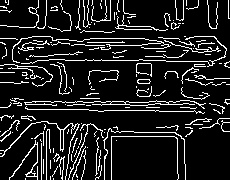
#> input picture img/template/template_malha.jpg, 230 x 180 px
$ python template_corrente.py --images ../img/template
#> lines starting #> are read from the running program, lines starting #| are printed output that depends on the picture
import numpy as np
import argparse
import imutils
import glob
import cv2
import time

# construct the argument parser and parse the arguments
ap = argparse.ArgumentParser()
ap.add_argument("-t", "--template", required=False, help="Path to template image")
ap.add_argument("-i", "--images", required=False, help="Path to images where template will be matched")
ap.add_argument("-v", "--visualize", help="Flag indicating whether or not to visualize each iteration")
args = vars(ap.parse_args())

# load the image image, convert it to grayscale, and detect edges
template_malha = cv2.imread('../img/template/template_malha.jpg')
#> template_malha is the input picture: shape (180, 230, 3); min 0, max 255, mean 32
template_elo = cv2.imread('../img/template/template_elo.jpg')
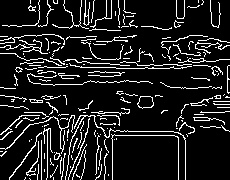
#> input picture img/template/template_elo.jpg, 230 x 180 px
#> template_elo is the input picture: shape (180, 230, 3); min 0, max 255, mean 31
template_arrastador = cv2.imread('../img/template/template_malha_arrastador.jpg')
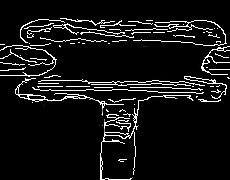
#> input picture img/template/template_malha_arrastador.jpg, 230 x 180 px
#> template_arrastador is the input picture: shape (180, 230, 3); min 0, max 255, mean 20.7
template_trolley = cv2.imread('../img/template/template1.jpg')
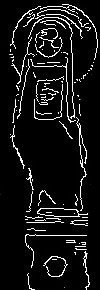
#> input picture img/template/template1.jpg, 100 x 290 px
#> template_trolley is the input picture: shape (290, 100, 3); min 0, max 255, mean 21.6

template_malha = cv2.cvtColor(template_malha, cv2.COLOR_BGR2GRAY)
#> template_malha: shape (180, 230)
template_elo = cv2.cvtColor(template_elo, cv2.COLOR_BGR2GRAY)
#> template_elo: shape (180, 230)
template_arrastador = cv2.cvtColor(template_arrastador, cv2.COLOR_BGR2GRAY)
#> template_arrastador: shape (180, 230)
template_trolley = cv2.cvtColor(template_trolley, cv2.COLOR_BGR2GRAY)
#> template_trolley: shape (290, 100)

t = 0.01

def searchTemplate(image,template):
	(tH, tW) = template.shape[:2]
	found = None

	for scale in np.linspace(0.2, 1.0, 30)[::-1]:

		resized = imutils.resize(image, width = int(image.shape[1] * scale))
		r = image.shape[1] / float(resized.shape[1])

		if resized.shape[0] < tH or resized.shape[1] < tW:
			break

		resized = cv2.GaussianBlur(resized,(3,3),0)
		edged = cv2.Canny(resized, 30, 50)

		result = cv2.matchTemplate(edged, template, cv2.TM_CCOEFF)
		(_, maxVal, _, maxLoc) = cv2.minMaxLoc(result)

		if found is None or maxVal > found[0]:
			found = (maxVal, maxLoc, r,result)
	(maxVal, maxLoc, r,result) = found
	return(maxVal, maxLoc, r, result)

font = cv2.FONT_HERSHEY_SIMPLEX

#> (the run stopped early here; a loop or call above may not have finished)
